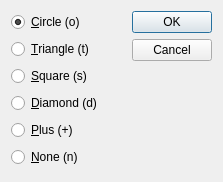
<?xml version="1.0" encoding="UTF-8"?>
<ui version="4.0">
 <class>Dialog_SymbolList</class>
 <widget class="QDialog" name="Dialog_SymbolList">
  <property name="geometry">
   <rect>
    <x>0</x>
    <y>0</y>
    <width>223</width>
    <height>182</height>
   </rect>
  </property>
  <property name="windowTitle">
   <string>List of symbols</string>
  </property>
  <layout class="QHBoxLayout" name="horizontalLayout">
   <item>
    <layout class="QVBoxLayout" name="verticalLayout">
     <item>
      <widget class="QRadioButton" name="radioButton_o">
       <property name="text">
        <string>&amp;Circle (o)</string>
       </property>
       <property name="checked">
        <bool>true</bool>
       </property>
      </widget>
     </item>
     <item>
      <widget class="QRadioButton" name="radioButton_t">
       <property name="text">
        <string>&amp;Triangle (t)</string>
       </property>
      </widget>
     </item>
     <item>
      <widget class="QRadioButton" name="radioButton_s">
       <property name="text">
        <string>&amp;Square (s)</string>
       </property>
      </widget>
     </item>
     <item>
      <widget class="QRadioButton" name="radioButton_d">
       <property name="text">
        <string>&amp;Diamond (d)</string>
       </property>
      </widget>
     </item>
     <item>
      <widget class="QRadioButton" name="radioButton_plus">
       <property name="text">
        <string>&amp;Plus (+)</string>
       </property>
      </widget>
     </item>
     <item>
      <widget class="QRadioButton" name="radioButton_None">
       <property name="text">
        <string>&amp;None (n)</string>
       </property>
      </widget>
     </item>
    </layout>
   </item>
   <item>
    <widget class="QDialogButtonBox" name="buttonBox">
     <property name="orientation">
      <enum>Qt::Vertical</enum>
     </property>
     <property name="standardButtons">
      <set>QDialogButtonBox::Cancel|QDialogButtonBox::Ok</set>
     </property>
    </widget>
   </item>
  </layout>
 </widget>
 <resources/>
 <connections>
  <connection>
   <sender>buttonBox</sender>
   <signal>accepted()</signal>
   <receiver>Dialog_SymbolList</receiver>
   <slot>accept()</slot>
   <hints>
    <hint type="sourcelabel">
     <x>248</x>
     <y>254</y>
    </hint>
    <hint type="destinationlabel">
     <x>157</x>
     <y>274</y>
    </hint>
   </hints>
  </connection>
  <connection>
   <sender>buttonBox</sender>
   <signal>rejected()</signal>
   <receiver>Dialog_SymbolList</receiver>
   <slot>reject()</slot>
   <hints>
    <hint type="sourcelabel">
     <x>316</x>
     <y>260</y>
    </hint>
    <hint type="destinationlabel">
     <x>286</x>
     <y>274</y>
    </hint>
   </hints>
  </connection>
 </connections>
</ui>
